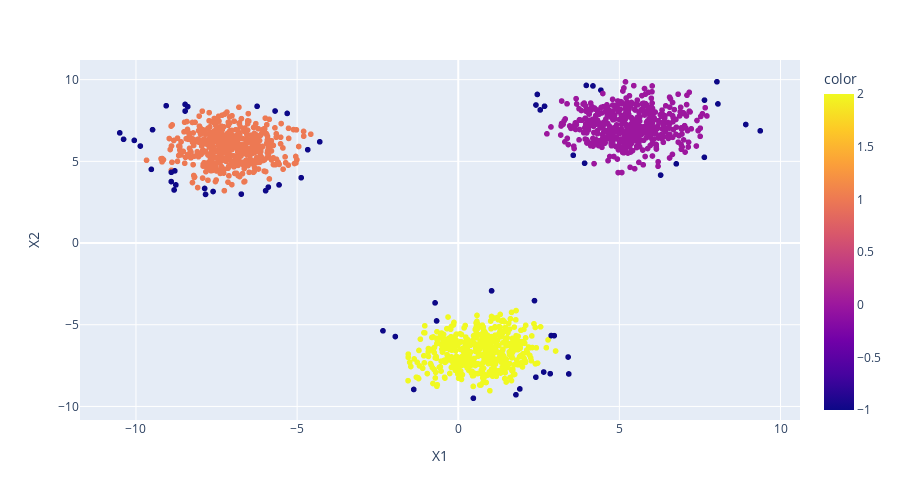

Here is the notebook cell this chart was saved with:
### Code cell
display_categories(model,blobs)

### Figure 1 — Plotly figure (JSON) as saved in the notebook; plotly's stock layout.template omitted (floating-point values rounded to 4 significant figures; data arrays with more than 128 entries replaced by an {"elided": "..."} marker saying what was removed)
{"data": [{"hovertemplate": "X1=%{x}<br>X2=%{y}<br>color=%{marker.color}<extra></extra>", "legendgroup": "", "marker": {"color": {"elided": "1500 int values"}, "coloraxis": "coloraxis", "symbol": "circle"}, "mode": "markers", "name": "", "showlegend": false, "type": "scattergl", "x": {"elided": "1500 float values"}, "xaxis": "x", "y": {"elided": "1500 float values"}, "yaxis": "y"}], "layout": {"coloraxis": {"colorbar": {"title": {"text": "color"}}, "colorscale": [[0, "#0d0887"], [0.1111, "#46039f"], [0.2222, "#7201a8"], [0.3333, "#9c179e"], [0.4444, "#bd3786"], [0.5556, "#d8576b"], [0.6667, "#ed7953"], [0.7778, "#fb9f3a"], [0.8889, "#fdca26"], [1, "#f0f921"]]}, "height": 500, "legend": {"tracegroupgap": 0}, "margin": {"t": 60}, "xaxis": {"anchor": "y", "domain": [0, 1], "title": {"text": "X1"}}, "yaxis": {"anchor": "x", "domain": [0, 1], "title": {"text": "X2"}}}}
